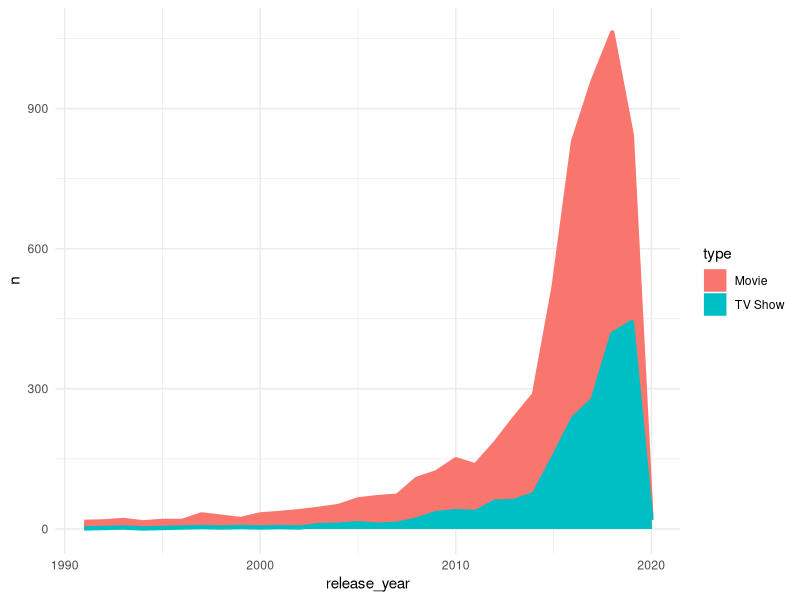

This figure's R source:
## ---- chunk 1
#| label: library
#| include: false
#| warning: false
library(readr)
library(tidyr)
library(dplyr)
library(ggplot2)
library(gganimate)
#récupération du jeu de données des pingouins
library(palmerpenguins)
## ---- chunk 2
1 + 1
## ---- chunk 3
#| label: netflix
#| fig-cap: "Netflix film"
#| warning: false
#| echo: true
netflix_titles <- read_delim("data/netflix_titles.csv", 
    delim = ";", escape_double = FALSE, locale = locale(), 
    trim_ws = TRUE)
grp_netflix <- netflix_titles %>% 
  group_by(release_year, type) %>% 
  count() %>% 
  filter(nchar(release_year)==4)



grp_netflix %>%
 filter(release_year >= 1991L & release_year <= 2020L) %>%
 ggplot() +
  aes(x = release_year, y = n, fill = type, colour = type) +
  geom_area(size = 1.5) +
  scale_fill_hue(direction = 1) +
  scale_color_hue(direction = 1) +
  theme_minimal()
